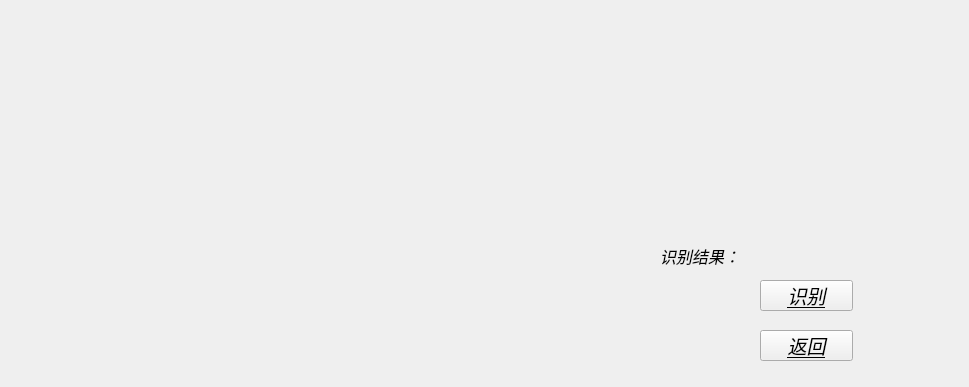
<?xml version="1.0" encoding="UTF-8"?>
<ui version="4.0">
 <class>camera</class>
 <widget class="QWidget" name="camera">
  <property name="geometry">
   <rect>
    <x>0</x>
    <y>0</y>
    <width>969</width>
    <height>387</height>
   </rect>
  </property>
  <property name="windowTitle">
   <string>Form</string>
  </property>
  <widget class="QCameraViewfinder" name="viewfinder" native="true">
   <property name="geometry">
    <rect>
     <x>0</x>
     <y>10</y>
     <width>541</width>
     <height>371</height>
    </rect>
   </property>
  </widget>
  <widget class="QPushButton" name="pushButton">
   <property name="geometry">
    <rect>
     <x>760</x>
     <y>280</y>
     <width>93</width>
     <height>31</height>
    </rect>
   </property>
   <property name="font">
    <font>
     <pointsize>14</pointsize>
     <italic>true</italic>
     <underline>true</underline>
    </font>
   </property>
   <property name="text">
    <string>识别</string>
   </property>
  </widget>
  <widget class="QPushButton" name="pushButton_back">
   <property name="geometry">
    <rect>
     <x>760</x>
     <y>330</y>
     <width>93</width>
     <height>31</height>
    </rect>
   </property>
   <property name="font">
    <font>
     <pointsize>14</pointsize>
     <italic>true</italic>
     <underline>true</underline>
    </font>
   </property>
   <property name="text">
    <string>返回</string>
   </property>
  </widget>
  <widget class="QLabel" name="label_img_show">
   <property name="geometry">
    <rect>
     <x>680</x>
     <y>50</y>
     <width>241</width>
     <height>181</height>
    </rect>
   </property>
   <property name="text">
    <string/>
   </property>
  </widget>
  <widget class="QLabel" name="label">
   <property name="geometry">
    <rect>
     <x>660</x>
     <y>240</y>
     <width>91</width>
     <height>31</height>
    </rect>
   </property>
   <property name="font">
    <font>
     <pointsize>12</pointsize>
     <italic>true</italic>
    </font>
   </property>
   <property name="text">
    <string>识别结果：</string>
   </property>
  </widget>
  <widget class="QLabel" name="label_result_show">
   <property name="geometry">
    <rect>
     <x>760</x>
     <y>240</y>
     <width>151</width>
     <height>31</height>
    </rect>
   </property>
   <property name="font">
    <font>
     <family>微软雅黑</family>
     <pointsize>12</pointsize>
     <weight>75</weight>
     <bold>true</bold>
    </font>
   </property>
   <property name="text">
    <string/>
   </property>
  </widget>
 </widget>
 <customwidgets>
  <customwidget>
   <class>QCameraViewfinder</class>
   <extends>QWidget</extends>
   <header>qcameraviewfinder.h</header>
   <container>1</container>
  </customwidget>
 </customwidgets>
 <resources/>
 <connections/>
</ui>
